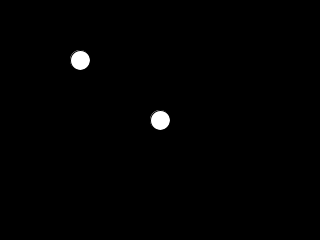
Frame 1 (no input)
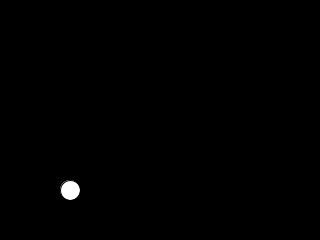
Frame 60 (the mouse pressed at the canvas centre just before this capture)
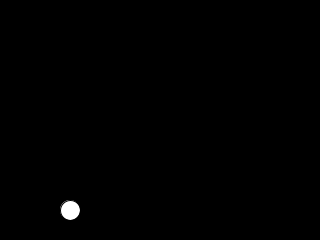
Frame 120 (the mouse held since frame 60 and released just before this capture)

The Processing sketch that drew these frames (run headless with seeded random() and noise(); from frame 60 on, the mouse is pressed at the canvas centre):

// Processing sketch: Class14_03TwoBalls
// ── Class14_03TwoBalls.pde
int x, y;
int xSpeed, ySpeed;
int c;

int x2, y2;
int xSpeed2, ySpeed2;
int c2;

void setup(){
  size(320,240);
  x=width/2;
  y=height/2;
  xSpeed = 10;
  ySpeed = 10;
  c = 20;
  
    x2=width/4;
  y2=height/4;
  xSpeed2 = 10;
  ySpeed2 = 10;
  c2 = 20;
}

void draw(){
  background(0);
  
  ellipseMode(CENTER);
  fill(255);
  ellipse(x,y,c,c);
  
  // move the ball
  x += xSpeed;
  y += ySpeed;
  
  if(x<0||x>width){
    xSpeed = xSpeed * -1;
  }
  
  if(y<0||y>height){
    ySpeed = ySpeed * -1;
  }
  
    ellipseMode(CENTER);
  fill(255);
  ellipse(x2,y2,c2,c2);
  
  // move the ball
  x2 += xSpeed2;
  y2 += ySpeed2;
  
  if(x2<0||x2>width){
    xSpeed2 = xSpeed2 * -1;
  }
  
  if(y2<0||y2>height){
    ySpeed2 = ySpeed2 * -1;
  }
}
